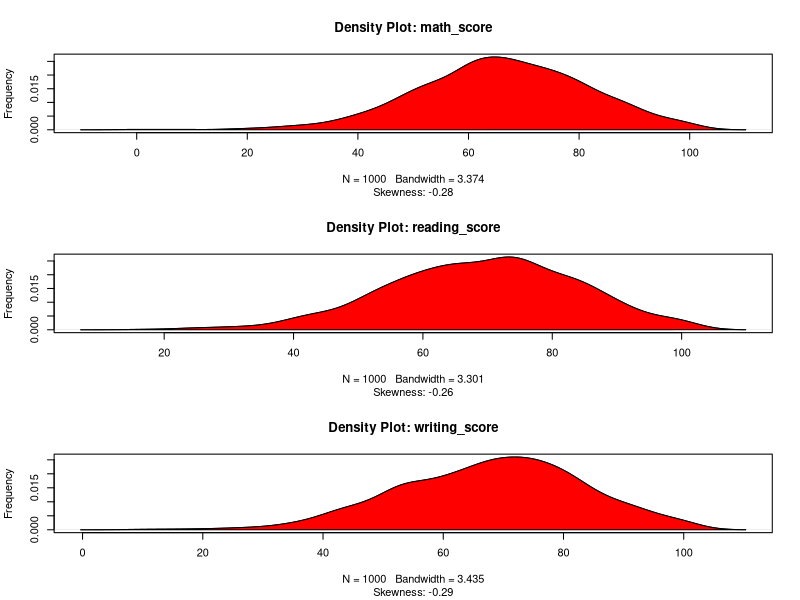
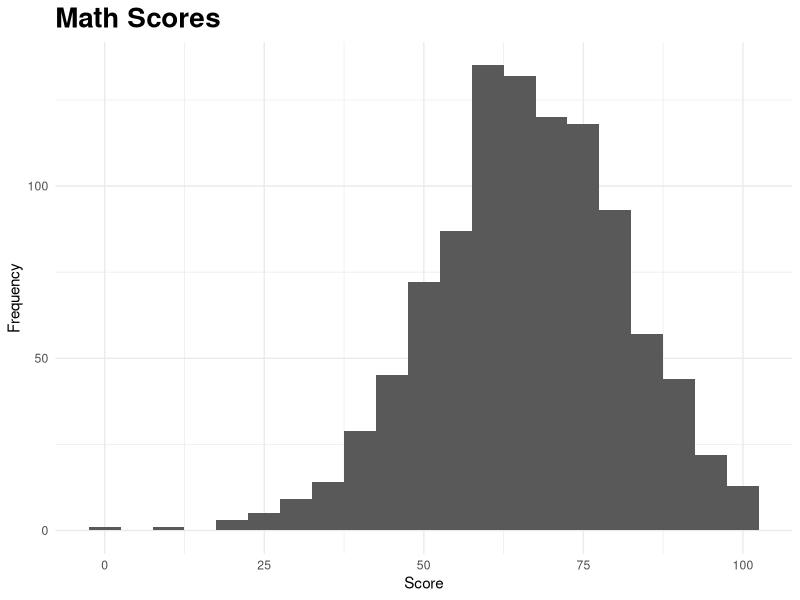
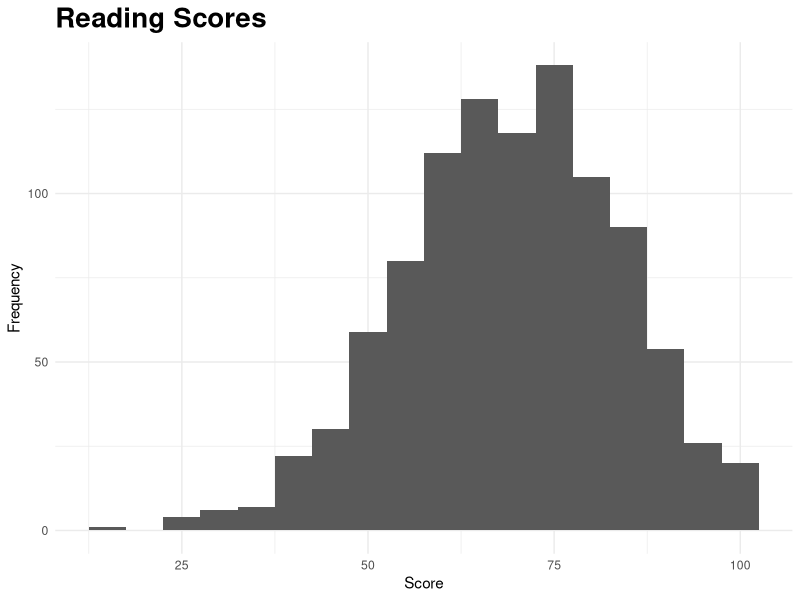
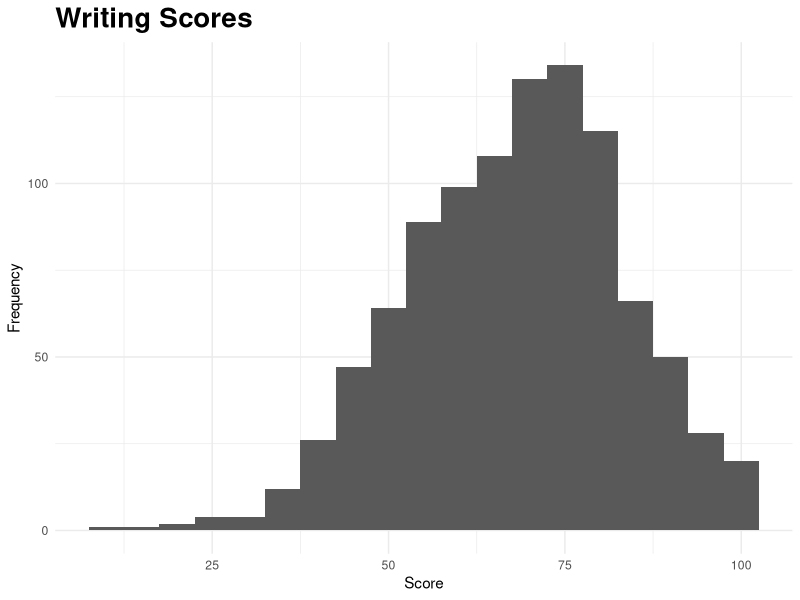
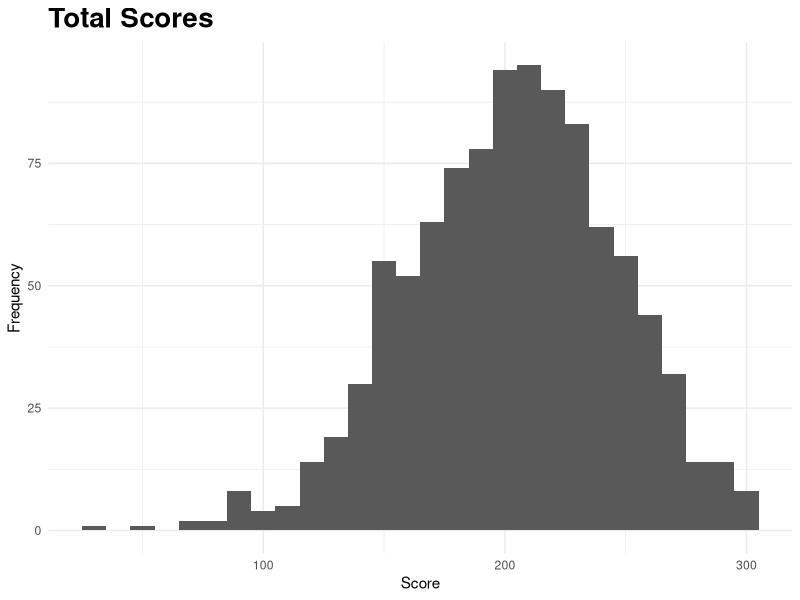
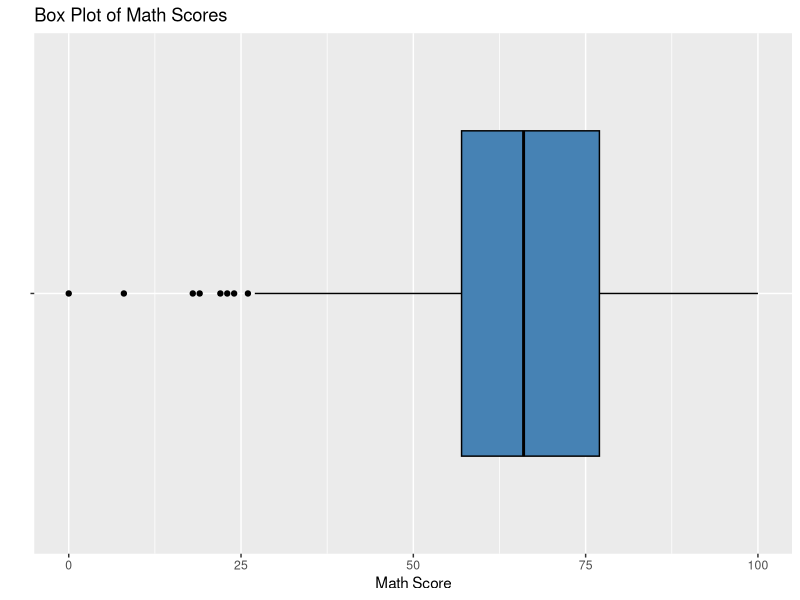
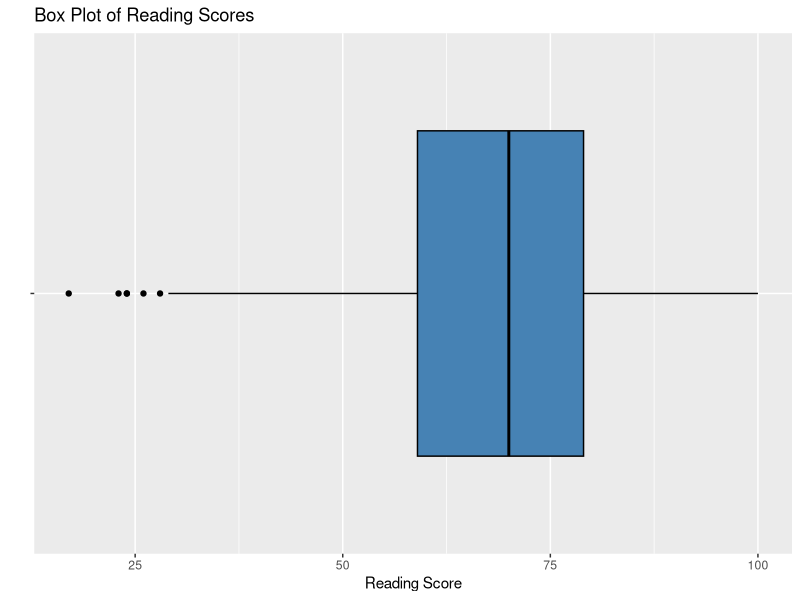
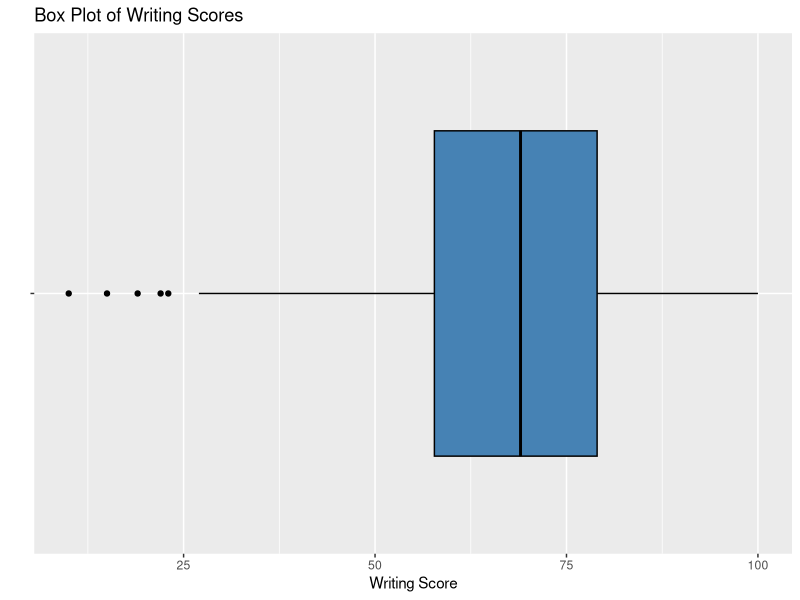

Generate these figures, in order, with R: (Note: this script raises an error after producing the figures.)
## ---- chunk 1
set.seed(12345)
library(caret)
library(Metrics)
library(glmnet)
library(readr)
## ---- chunk 2
StudentsPerformance <- read_csv("_data/StudentsPerformance.csv", show_col_types = FALSE)
str(StudentsPerformance)
## ---- chunk 3
summary(StudentsPerformance)
## ---- chunk 4
unique(colnames(StudentsPerformance))
## ---- chunk 5
head(StudentsPerformance)
## ---- chunk 6
StudentsPerformance$total <- StudentsPerformance$math + StudentsPerformance$reading + StudentsPerformance$writing

## ---- chunk 7
unique(StudentsPerformance$parent_ed_level)
## ---- chunk 8
StudentsPerformance$parent_ed_level <- ifelse(StudentsPerformance$parent_ed_level == "some high school", "high school", StudentsPerformance$parent_ed_level)

unique(StudentsPerformance$parent_ed_level)
## ---- chunk 9

StudentsPerformance$lunch_type <- ifelse(StudentsPerformance$lunch_type == "free/reduced", "reduced", StudentsPerformance$lunch_type)

## ---- chunk 10
head(StudentsPerformance)

df<- StudentsPerformance

## ---- chunk 11

par(mfrow=c(3, 1))
plot(density(df$math), main="Density Plot: math_score", ylab="Frequency", sub=paste("Skewness:", round(e1071::skewness(df$math), 2)))

polygon(density(df$math), col="red")

plot(density(df$reading), main="Density Plot: reading_score", ylab="Frequency", sub=paste("Skewness:", round(e1071::skewness(df$reading), 2)))  

# density plot for 'dist'
polygon(density(df$reading), col="red")

plot(density(df$writing), main="Density Plot: writing_score", ylab="Frequency", sub=paste("Skewness:", round(e1071::skewness(df$writing), 2)))  

# density plot for 'dist'
polygon(density(df$writing), col="red")
## ---- chunk 12
library(ggplot2)

ggplot(df, aes(x = math)) +
  geom_histogram(binwidth = 5) +
  labs(title = "Math Scores", x = "Score", y = "Frequency") +
  theme_minimal() +
  theme(plot.title = element_text(size = 20, face = "bold"))

ggplot(df, aes(x = reading)) +
  geom_histogram(binwidth = 5) +
  labs(title = "Reading Scores", x = "Score", y = "Frequency") +
  theme_minimal() +
  theme(plot.title = element_text(size = 20, face = "bold"))

ggplot(df, aes(x = writing)) +
  geom_histogram(binwidth = 5) +
  labs(title = "Writing Scores", x = "Score", y = "Frequency") +
  theme_minimal() +
  theme(plot.title = element_text(size = 20, face = "bold"))

ggplot(df, aes(x = total)) +
  geom_histogram(binwidth = 10) +
  labs(title = "Total Scores", x = "Score", y = "Frequency") +
  theme_minimal() +
  theme(plot.title = element_text(size = 20, face = "bold"))


## ---- chunk 13
library(ggplot2)
#math
ggplot(df, aes(x = "", y = math)) +
  geom_boxplot(fill = "steelblue", color = "Black") +
  labs(title = "Box Plot of Math Scores", x = "", y = "Math Score") + coord_flip()

#reading

ggplot(df, aes(x = "", y = reading)) +
  geom_boxplot(fill = "steelblue", color = "Black") +
  labs(title = "Box Plot of Reading Scores", x = "", y = "Reading Score")  + coord_flip()

#writing
ggplot(df, aes(x = "", y = writing)) +
  geom_boxplot(fill = "steelblue", color = "Black") +
  labs(title = "Box Plot of Writing Scores", x = "", y = "Writing Score")  + coord_flip()

#total
ggplot(df, aes(x = "", y = total)) +
  geom_boxplot(fill = "steelblue", color = "Black") +
  labs(title = "Box Plot of Total Scores", x = "", y = "Total Score")  + coord_flip()
## ---- chunk 14
library(ggplot2)
cat_list <- df$math
cat_list_1 <- df$reading
cat_list_2 <- df$writing
cat_list_3 <- df$total
# histogram with added parameters
hist(cat_list,
main="Math Histogram",
col="darkmagenta",
freq=TRUE
)

hist(cat_list_1,
main="Reading Histogram",
col="darkmagenta",
freq=TRUE
)

hist(cat_list_2,
main="Writing Histogram",
col="darkmagenta",
freq=TRUE
)

hist(cat_list_3,
main="Total Histogram",
col="darkmagenta",
freq=TRUE
)


## ---- chunk 15
cat_list <- c('gender', 'lunch_type', 'test_prep')

for (col in cat_list) {
  plt <- ggplot(df, aes_string(x = col)) + 
    geom_bar(stat = "count", fill = "steelblue") +
    labs(x = col, y = "Count", title = paste("Count plot of", col))
  print(plt)
}
## ---- chunk 16
ggplot(df, aes(x = factor(parent_ed_level, 
                             levels = c('high school', 
                                        'some college',
                                        "associate's degree", 
                                        "bachelor's degree", 
                                        "master's degree")))) +
  geom_bar(fill = "steelblue") +
  labs(x = "Parent Education Level", y = "Count", 
       title = "Count plot of Parent Education Level") +
  theme(axis.text.x = element_text(angle = 45, hjust = 1))
## ---- chunk 17
library(ggplot2)

# Count plot for parental education level
ggplot(df, aes(x = parent_ed_level, fill = parent_ed_level)) +
  geom_bar(stat = "count") +
  labs(x = "Parent Education Level", y = "Count", 
       title = "Count Plot of Parent Education Level") +
  scale_x_discrete(limits = c("high school", "some college", "associate's degree", "bachelor's degree", "master's degree")) +
  theme(axis.text.x = element_text(angle = 45, hjust = 1))

# Count plot for race
ggplot(df, aes(x = race, fill = race)) +
  geom_bar(stat = "count") +
  labs(x = "Race/Ethnicity", y = "Count", 
       title = "Count Plot of Race/Ethnicity") +
  scale_x_discrete(limits = c("group C", "group D", "group B", "group E", "group A")) +
  theme(axis.text.x = element_text(angle = 45, hjust = 1))

## ---- chunk 18
library(ggplot2)

hue <- function(a, b) {
  if (a == "parent_ed_level") {
    ggplot(df, aes_string(x = a, fill = b)) +
      geom_bar(position = "dodge") +
      scale_x_discrete(limits = c("some high school", "high school", "some college", "associate's degree", "bachelor's degree", "master's degree")) +
      xlab(a) + ylab("Count") + ggtitle(paste("Count plot of", a, "by", b)) +
      theme(axis.text.x = element_text(angle = 45, hjust = 1))
  } else {
    ggplot(df, aes_string(x = a, fill = b)) +
      geom_bar(position = "dodge") +
      xlab(a) + ylab("Count") + ggtitle(paste("Count plot of", a, "by", b))
  }
}

## ---- chunk 19
hue("parent_ed_level", "gender")
## ---- chunk 20
hue("parent_ed_level", "race")
## ---- chunk 21
library(ggplot2)
library(corrplot)
library(reshape2)
# Compute correlation matrix
corr_matrix <- cor(df[, nums])

# Create heatmap using ggplot2
ggplot(melt(corr_matrix), aes(Var1, Var2, fill = value)) +
  geom_tile() +
  scale_fill_gradient(low = "white", high = "darkmagenta") +
  labs(title = "Correlation Heatmap") +
  theme_minimal()
  
# Create annotated correlation matrix using corrplot
corrplot(corr_matrix, method = "color", type = "upper", 
         tl.col = "black", tl.srt = 45, tl.cex = 0.8, addCoef.col = "black")
## ---- chunk 22
df$total <- NULL

## ---- chunk 23
new_data <- df
## ---- chunk 24
new_data <- subset(new_data, select = -writing)
## ---- chunk 25
head(new_data)
## ---- chunk 26

ggplot(new_data, aes(x = reading, y = math, shape = gender, color = gender)) +
  geom_point(size = 4) +
  scale_shape_manual(values = c(1, 2)) +
   geom_smooth(method = "lm", se = FALSE) +
  labs(title = "Scatter Plot of Reading and Math Scores by Gender", x = "Reading Score", y = "Math Score", shape = "Gender", color = "Gender") +
  theme_minimal()

## ---- chunk 27
plt <- ggplot(new_data, aes(x = reading, y = math, color = factor(gender), shape = factor(lunch_type))) +
  geom_point(size = 3) +
  scale_shape_manual(values = c(15, 16)) +  geom_smooth(method = "lm", se = FALSE) + 
  labs(title = "Scatter plot of math vs reading with lunch type as hue") +
  theme_minimal()
print(plt) 
## ---- chunk 28
plt <- ggplot(new_data, aes(x = reading, y = math, color = factor(gender), shape = factor(test_prep))) +
  geom_point(size = 3) +
  scale_shape_manual(values = c(17, 18)) +  geom_smooth(method = "lm", se = FALSE) +
  labs(title = "Scatter plot of math vs reading with test prep as hue") +
  theme_minimal() 
print(plt)
## ---- chunk 29
chisq <- function(col1,col2) {
#create a contingency table
table <- table(new_data[[col1]],new_data[[col2]])
#get chi_Sq statistics,p-value,degrees of freedom and expected frequencies.
result <- chisq.test(table)
#set significance level
alpha <- 0.05
if (result$p.value <= alpha) {
print('Features are associated')
} else {
print('Features are not associated')
}
}
## ---- chunk 30
# Execute chisq test for all the combinations
chisq('gender','lunch_type')
chisq('gender','parent_ed_level')
chisq('gender','race')
chisq('gender','test_prep')
chisq('lunch_type','test_prep')
chisq('lunch_type','parent_ed_level')
chisq('lunch_type','race')
chisq('parent_ed_level','race')
chisq('parent_ed_level','test_prep')
chisq('race','test_prep')
## ---- chunk 31
head(new_data)
## ---- chunk 32
cat_list <- c('gender', 'race', 'lunch_type', 'parent_ed_level')
for (col in cat_list) {
  new_data[[col]] <- factor(new_data[[col]])
}


## ---- chunk 33
table(new_data$race)


## ---- chunk 34

new_data$reading <- new_data$reading / 100

## ---- chunk 35
y <- y/100
## ---- chunk 36
library(corrplot)
library(ggplot2)
library(reshape2)

# Convert columns to numeric if needed
new_data$gender <- as.numeric(new_data$gender)
new_data$race <- as.numeric(new_data$race)
new_data$parent_ed_level <- as.numeric(new_data$parent_ed_level)
new_data$lunch_type <- as.numeric(new_data$lunch_type)

# Calculate correlation matrix
corr_matrix <- cor(new_data)

# Plot heatmap with annotations
ggplot(melt(corr_matrix), aes(Var1, Var2, fill = value, color = "black")) +
  geom_tile() +
  scale_fill_gradient(low = "white", high = "steelblue") +
  geom_text(aes(label = round(value, 2)), size = 3, color = "black") +
  labs(title = "Correlation Heatmap") +
  theme_minimal()
## ---- chunk 37
head(df)
## ---- chunk 38
# Split the data into training and testing sets
set.seed(123)
train_idx <- sample(nrow(df), nrow(df) * 0.7)
train_data <- df[train_idx, ]
test_data <- df[-train_idx, ]


model1 <- lm(math ~ reading + writing + gender, data = train_data)
predictions1 <- predict(model1, newdata = test_data)
rmse1 <- sqrt(mean((test_data$math - predictions1)^2))
r_squared1 <- summary(model1)$r.squared


model2 <- lm(math ~ writing + reading + race + gender , data = train_data)
predictions2 <- predict(model2, newdata = test_data)
rmse2 <- sqrt(mean((test_data$math - predictions2)^2))
r_squared2 <- summary(model2)$r.squared


model3 <- lm(math ~ lunch_type + gender + reading + writing + race, data = train_data)
predictions3 <- predict(model3, newdata = test_data)
rmse3 <- sqrt(mean((test_data$math - predictions3)^2))
r_squared3 <- summary(model3)$r.squared

# Evaluate the models on the test data

cat("Model 1 (math ~ reading + writing + gender): RMSE = ", rmse1, ", R-squared = ", r_squared1, "\n")

cat("Model 2 (writing + reading + race + gender): RMSE = ", rmse2, ", R-squared = ", r_squared2, "\n")

cat("Model 3 (lunch_type + gender + reading + writing + race): RMSE = ", rmse3, ", R-squared = ", r_squared3 )

## ---- chunk 39
# Scatterplot of actual vs. predicted values
library(ggplot2)
ggplot(data = data.frame(actual = test_data$math, predicted = predictions3)) +
  geom_point(aes(x = actual, y = predicted)) +
  geom_abline(intercept = 0, slope = 1, linetype = "dashed") +
  labs(x = "Actual Math Score", y = "Predicted Math Score",
       title = "Actual vs. Predicted Math Scores")

# Residual plot
residuals3 <- test_data$math - predictions3
ggplot(data = data.frame(fitted = predictions3, residual = residuals3)) +
  geom_point(aes(x = fitted, y = residual)) +
  geom_hline(yintercept = 0, linetype = "dashed") +
  labs(x = "Fitted Values", y = "Residuals",
       title = "Residual Plot")

# Histogram of residuals
ggplot(data = data.frame(residual = residuals3)) +
  geom_histogram(aes(x = residual), bins = 20, color = "black", fill = "darkmagenta") +
  labs(x = "Residuals", y = "Count",
       title = "Histogram of Residuals")
## ---- chunk 40
